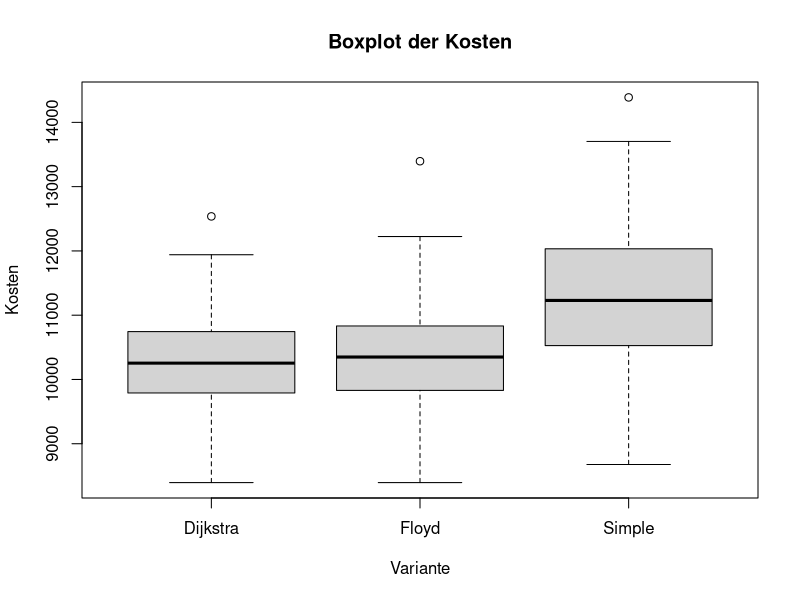

Recreate this plot in R.
#  R --save < skas8_costs_boxplot.R
dijkstra <- read.csv('dataset_skas_8.log.csv')
floyd <- read.csv('dataset_skas_8f.log.csv')
simple <- read.csv('dataset_skas_8s.log.csv')
p <- simple[,"dataset"]=="skas_8s+"
simple_plus <- simple[p,]
boxplot(dijkstra$best_costs,
	floyd$best_costs,
	simple_plus$best_costs,
	main="Boxplot der Kosten",
	ylab="Kosten",
	xlab="Variante",names=c("Dijkstra","Floyd","Simple"))
